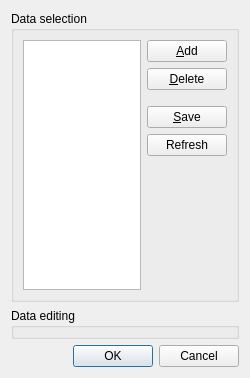
<?xml version="1.0" encoding="UTF-8"?>
<ui version="4.0">
 <class>DBTEditor</class>
 <widget class="QDialog" name="DBTEditor">
  <property name="geometry">
   <rect>
    <x>0</x>
    <y>0</y>
    <width>250</width>
    <height>350</height>
   </rect>
  </property>
  <property name="windowIcon">
   <iconset>
    <normaloff>:/images/choice_list_data_input.png</normaloff>:/images/choice_list_data_input.png</iconset>
  </property>
  <property name="locale">
   <locale language="Russian" country="Ukraine"/>
  </property>
  <layout class="QVBoxLayout" name="verticalLayout">
   <item>
    <widget class="QGroupBox" name="m_gboxSelectData">
     <property name="sizePolicy">
      <sizepolicy hsizetype="Preferred" vsizetype="Preferred">
       <horstretch>0</horstretch>
       <verstretch>1</verstretch>
      </sizepolicy>
     </property>
     <property name="locale">
      <locale language="Russian" country="Ukraine"/>
     </property>
     <property name="title">
      <string>Data selection</string>
     </property>
     <layout class="QGridLayout" name="gridLayout">
      <item row="0" column="0" rowspan="6">
       <widget class="QTableView" name="m_tableContents">
        <property name="minimumSize">
         <size>
          <width>0</width>
          <height>250</height>
         </size>
        </property>
        <property name="cursor" stdset="0">
         <cursorShape>PointingHandCursor</cursorShape>
        </property>
        <property name="editTriggers">
         <set>QAbstractItemView::AnyKeyPressed</set>
        </property>
        <property name="showDropIndicator" stdset="0">
         <bool>false</bool>
        </property>
        <property name="selectionMode">
         <enum>QAbstractItemView::SingleSelection</enum>
        </property>
        <property name="selectionBehavior">
         <enum>QAbstractItemView::SelectRows</enum>
        </property>
        <property name="iconSize">
         <size>
          <width>18</width>
          <height>26</height>
         </size>
        </property>
        <property name="verticalScrollMode">
         <enum>QAbstractItemView::ScrollPerPixel</enum>
        </property>
        <property name="horizontalScrollMode">
         <enum>QAbstractItemView::ScrollPerPixel</enum>
        </property>
        <property name="showGrid">
         <bool>false</bool>
        </property>
        <property name="cornerButtonEnabled">
         <bool>false</bool>
        </property>
        <attribute name="horizontalHeaderHighlightSections">
         <bool>false</bool>
        </attribute>
        <attribute name="horizontalHeaderStretchLastSection">
         <bool>false</bool>
        </attribute>
        <attribute name="verticalHeaderVisible">
         <bool>false</bool>
        </attribute>
       </widget>
      </item>
      <item row="0" column="1">
       <widget class="QPushButton" name="m_pbAdd">
        <property name="toolTip">
         <string>Add a new line</string>
        </property>
        <property name="text">
         <string>&amp;Add</string>
        </property>
        <property name="icon">
         <iconset resource="../images_resources.qrc">
          <normaloff>:/images/add2.png</normaloff>:/images/add2.png</iconset>
        </property>
       </widget>
      </item>
      <item row="1" column="1">
       <widget class="QPushButton" name="m_pbDelete">
        <property name="toolTip">
         <string>Delete the selected line</string>
        </property>
        <property name="text">
         <string>&amp;Delete</string>
        </property>
        <property name="icon">
         <iconset resource="../images_resources.qrc">
          <normaloff>:/images/clear_output.png</normaloff>:/images/clear_output.png</iconset>
        </property>
       </widget>
      </item>
      <item row="2" column="1">
       <spacer name="verticalSpacer">
        <property name="orientation">
         <enum>Qt::Vertical</enum>
        </property>
        <property name="sizeType">
         <enum>QSizePolicy::Fixed</enum>
        </property>
        <property name="sizeHint" stdset="0">
         <size>
          <width>20</width>
          <height>10</height>
         </size>
        </property>
       </spacer>
      </item>
      <item row="3" column="1">
       <widget class="QPushButton" name="m_pbSave">
        <property name="toolTip">
         <string>Save data in the database</string>
        </property>
        <property name="text">
         <string>&amp;Save</string>
        </property>
        <property name="icon">
         <iconset resource="../images_resources.qrc">
          <normaloff>:/images/save2.png</normaloff>:/images/save2.png</iconset>
        </property>
       </widget>
      </item>
      <item row="4" column="1">
       <widget class="QPushButton" name="m_pbRefresh">
        <property name="toolTip">
         <string>Refresh data in the table</string>
        </property>
        <property name="text">
         <string>Refresh</string>
        </property>
        <property name="icon">
         <iconset resource="../images_resources.qrc">
          <normaloff>:/images/refresh.png</normaloff>:/images/refresh.png</iconset>
        </property>
       </widget>
      </item>
      <item row="5" column="1">
       <spacer name="verticalSpacer_2">
        <property name="orientation">
         <enum>Qt::Vertical</enum>
        </property>
        <property name="sizeHint" stdset="0">
         <size>
          <width>20</width>
          <height>50</height>
         </size>
        </property>
       </spacer>
      </item>
     </layout>
    </widget>
   </item>
   <item>
    <widget class="QGroupBox" name="m_gboxEditingData">
     <property name="title">
      <string>Data editing</string>
     </property>
     <zorder>m_gboxSelectData</zorder>
    </widget>
   </item>
   <item>
    <widget class="QDialogButtonBox" name="buttonBox">
     <property name="orientation">
      <enum>Qt::Horizontal</enum>
     </property>
     <property name="standardButtons">
      <set>QDialogButtonBox::Cancel|QDialogButtonBox::Ok</set>
     </property>
    </widget>
   </item>
  </layout>
 </widget>
 <resources>
  <include location="../images_resources.qrc"/>
 </resources>
 <connections>
  <connection>
   <sender>buttonBox</sender>
   <signal>accepted()</signal>
   <receiver>DBTEditor</receiver>
   <slot>accept()</slot>
   <hints>
    <hint type="sourcelabel">
     <x>240</x>
     <y>340</y>
    </hint>
    <hint type="destinationlabel">
     <x>157</x>
     <y>274</y>
    </hint>
   </hints>
  </connection>
  <connection>
   <sender>buttonBox</sender>
   <signal>rejected()</signal>
   <receiver>DBTEditor</receiver>
   <slot>reject()</slot>
   <hints>
    <hint type="sourcelabel">
     <x>240</x>
     <y>340</y>
    </hint>
    <hint type="destinationlabel">
     <x>286</x>
     <y>274</y>
    </hint>
   </hints>
  </connection>
 </connections>
</ui>
